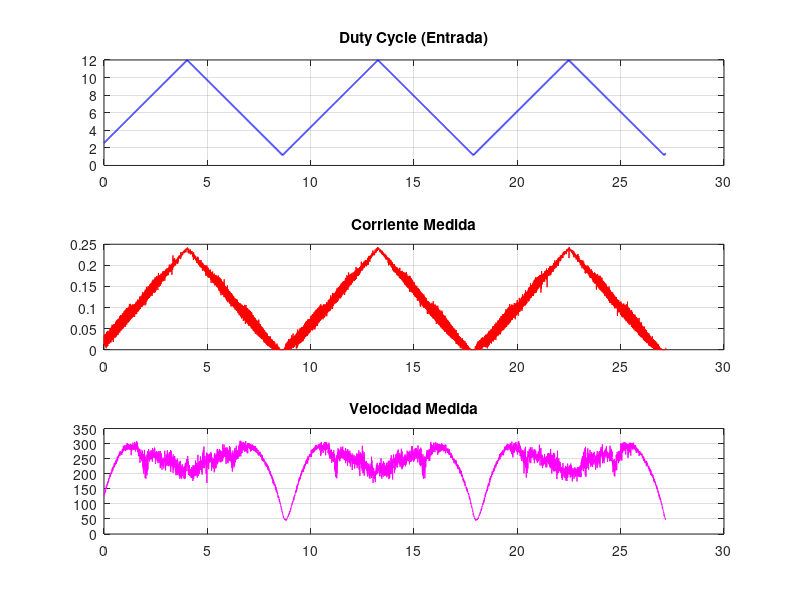

Reproduce this figure in MATLAB. (Note: this script raises an error after producing the figure.)
%% Cargar datos desde el archivo
datos = load('datos.txt');
dt = 0.005;
% Extraer columnas
t = (0:dt:(size(datos)-1)*dt)';
u = [t,datos(:, 1).*(12/1024)];
im = [t, datos(:, 2)];
vel = [t, datos(:, 3)];

%% Graficar los datos
figure;

subplot(3, 1, 1);
plot(t,u(:,2), 'b', 'LineWidth', 1.25);
title('Duty Cycle (Entrada)');
grid on;

subplot(3, 1, 2);
plot(t,im(:,2), 'r', 'LineWidth', 0.1);
title('Corriente Medida');
grid on;

subplot(3, 1, 3);
plot(t,vel(:,2), 'm', 'LineWidth', 0.1);
title('Velocidad Medida');
grid on;

sgtitle('Gráficos de Datos');
%% Estimacion
estado = [im(:,2)';vel(:,2)'];
y = estado(:,2:end)';
U = [estado(:,1:end-1); u(1:end-1,2)']';
theta =(pinv(U)*y)'; 
% matrices en tiempo discreto
A = theta(:,1:end-1);
B = (theta(:,end));

%matriz en tiempo continuo
Ac = logm(A*dt);
% modelo del motor de CD
 